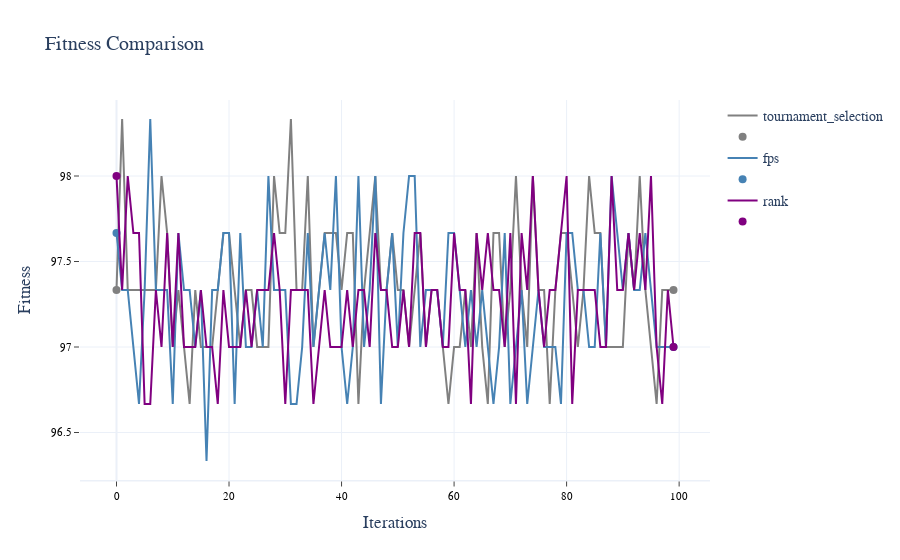
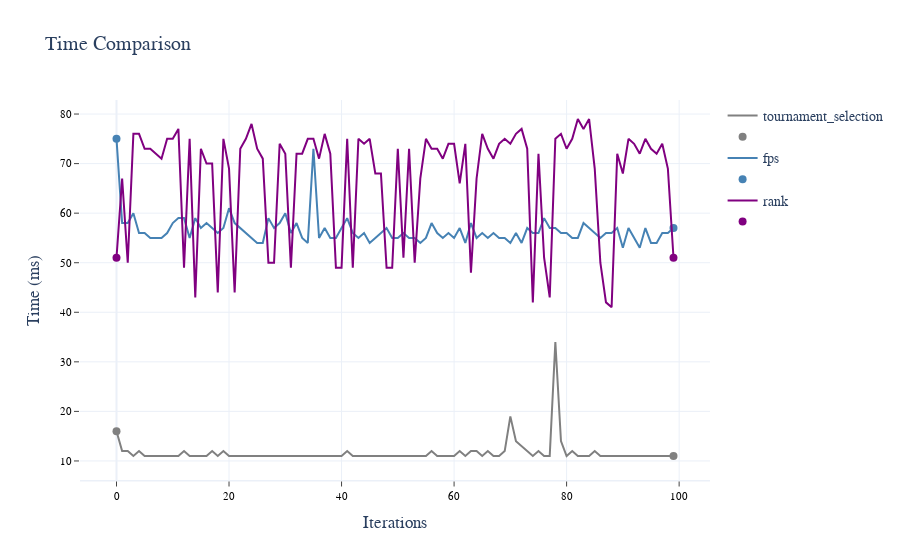

Notebook source saved alongside these figures, in order:
### Markdown cell above
### __1.3 Selection Operator__

### Code cell
# seed for reproducibility
np.random.seed(0)

# Define the range of values
select = ['tournament_selection', 'fps', 'rank']

# Setting previous best parameter as new default value
params.update(replace_param)

# Print current parameters to use in best_operators_search
print('\033[1mParameters for GA:\033[0m', end='\n\n')
print(params, end='\n\n')

param_list, df = best_operators_search('select', select, params)

# Displaying average results of the 100 iterations
print('\033[1mAverage results:', end='\n')
df['const'] = 'const'
df_avg = df.groupby('const').mean().reset_index(drop=True).round(3)
display(df_avg)

# Getting best parameter by fitness & time
best_param_fit = df_avg[[col for col in df_avg.columns if col.startswith('Fit_')]].idxmax(axis=1)[0].replace('Fit_', '')
best_param_time = df_avg[[col for col in df_avg.columns if col.startswith('Time_')]].idxmin(axis=1)[0].replace('Time_', '')
replace_param = {'select': best_param_fit}
print(f'\nBest Fitness: \033[1m{best_param_fit}\033[0m\n\nBest Time: \033[1m{best_param_time}\033[0m', end='\n\n')

# Plotting results
plot_values(data = df, colors = color_palette[:len(select)], layout=2, template='white', grid=True)

### Figure 1 — Plotly figure (JSON) as saved in the notebook; plotly's stock layout.template omitted (floating-point values rounded to 4 significant figures)
{"data": [{"line": {"color": "gray", "width": 2}, "name": "tournament_selection", "type": "scatter", "x": [0, 1, 2, 3, 4, 5, 6, 7, 8, 9, 10, 11, 12, 13, 14, 15, 16, 17, 18, 19, 20, 21, 22, 23, 24, 25, 26, 27, 28, 29, 30, 31, 32, 33, 34, 35, 36, 37, 38, 39, 40, 41, 42, 43, 44, 45, 46, 47, 48, 49, 50, 51, 52, 53, 54, 55, 56, 57, 58, 59, 60, 61, 62, 63, 64, 65, 66, 67, 68, 69, 70, 71, 72, 73, 74, 75, 76, 77, 78, 79, 80, 81, 82, 83, 84, 85, 86, 87, 88, 89, 90, 91, 92, 93, 94, 95, 96, 97, 98, 99], "y": [97.33, 98.33, 97.33, 97.33, 97.33, 97.33, 97.33, 97.33, 98, 97.67, 97, 97.33, 97, 96.67, 97.33, 97, 97, 97, 97.33, 97.67, 97.67, 97.33, 97, 97.33, 97.33, 97, 97, 97, 98, 97.67, 97.67, 98.33, 97.33, 97.33, 98, 97, 97.33, 97.67, 97.67, 97.67, 97.33, 97.67, 97.67, 96.67, 97.33, 97.67, 98, 97.33, 97.33, 97.67, 97.33, 97.33, 97, 97.33, 97.67, 97, 97.33, 97.33, 97, 96.67, 97, 97, 97.33, 97, 97.67, 97, 96.67, 97.67, 97.67, 97, 97.33, 98, 97.33, 97, 98, 97.33, 97.33, 96.67, 97.33, 97.67, 97.67, 97.33, 97, 97.33, 98, 97.67, 97.67, 97, 97, 97, 97, 97.67, 97.33, 98, 97.33, 97, 96.67, 97.33, 97.33, 97.33]}, {"marker": {"color": "gray", "size": 8}, "mode": "markers", "name": "", "type": "scatter", "x": [0, 99], "y": [97.33, 97.33]}, {"line": {"color": "steelblue", "width": 2}, "name": "fps", "type": "scatter", "x": [0, 1, 2, 3, 4, 5, 6, 7, 8, 9, 10, 11, 12, 13, 14, 15, 16, 17, 18, 19, 20, 21, 22, 23, 24, 25, 26, 27, 28, 29, 30, 31, 32, 33, 34, 35, 36, 37, 38, 39, 40, 41, 42, 43, 44, 45, 46, 47, 48, 49, 50, 51, 52, 53, 54, 55, 56, 57, 58, 59, 60, 61, 62, 63, 64, 65, 66, 67, 68, 69, 70, 71, 72, 73, 74, 75, 76, 77, 78, 79, 80, 81, 82, 83, 84, 85, 86, 87, 88, 89, 90, 91, 92, 93, 94, 95, 96, 97, 98, 99], "y": [97.67, 97.33, 97.33, 97, 96.67, 97.33, 98.33, 97.33, 97.33, 97.33, 96.67, 97.67, 97.33, 97.33, 97, 97.33, 96.33, 97.33, 97.33, 97.67, 97.67, 96.67, 97.67, 97, 97, 97.33, 97, 98, 97.33, 97.33, 97.33, 96.67, 96.67, 97, 97.67, 97, 97.33, 97.67, 97.33, 98, 97, 96.67, 97, 98, 97, 97.33, 98, 96.67, 97.33, 97.67, 97, 97.67, 98, 98, 97, 97.33, 97.33, 97.33, 97, 97.67, 97.67, 97.33, 97, 97.33, 97, 97.33, 97, 96.67, 97, 97.67, 96.67, 97, 97.33, 96.67, 97, 97.33, 97, 97, 97, 96.67, 97.67, 97.67, 97.33, 97.33, 97, 97, 97.67, 97, 98, 97.67, 97.33, 97.67, 97.33, 97.33, 97.67, 97.33, 97, 97, 97, 97]}, {"marker": {"color": "steelblue", "size": 8}, "mode": "markers", "name": "", "type": "scatter", "x": [0, 99], "y": [97.67, 97]}, {"line": {"color": "purple", "width": 2}, "name": "rank", "type": "scatter", "x": [0, 1, 2, 3, 4, 5, 6, 7, 8, 9, 10, 11, 12, 13, 14, 15, 16, 17, 18, 19, 20, 21, 22, 23, 24, 25, 26, 27, 28, 29, 30, 31, 32, 33, 34, 35, 36, 37, 38, 39, 40, 41, 42, 43, 44, 45, 46, 47, 48, 49, 50, 51, 52, 53, 54, 55, 56, 57, 58, 59, 60, 61, 62, 63, 64, 65, 66, 67, 68, 69, 70, 71, 72, 73, 74, 75, 76, 77, 78, 79, 80, 81, 82, 83, 84, 85, 86, 87, 88, 89, 90, 91, 92, 93, 94, 95, 96, 97, 98, 99], "y": [98, 97.33, 98, 97.67, 97.67, 96.67, 96.67, 97.33, 97, 97.67, 97, 97.67, 97, 97, 97, 97.33, 97, 97, 96.67, 97.33, 97, 97, 97, 97.33, 97, 97.33, 97.33, 97.33, 97.67, 97.33, 96.67, 97.33, 97.33, 97.33, 97.33, 96.67, 97, 97.33, 97, 97, 97, 97.33, 97, 97.33, 97.33, 97, 97.67, 97.33, 97.33, 97, 97, 97.33, 97, 97.67, 97.67, 97, 97.33, 97.33, 97, 97, 97.67, 97.33, 97.33, 96.67, 97.67, 97.33, 97.67, 97.33, 97.33, 97, 97.67, 96.67, 97.67, 97.33, 98, 97.33, 97, 97.33, 97.33, 97.67, 98, 96.67, 97.33, 97.33, 97.33, 97.33, 97, 97, 98, 97.33, 97.33, 97.67, 97.33, 97.67, 97.33, 98, 97, 96.67, 97.33, 97]}, {"marker": {"color": "purple", "size": 8}, "mode": "markers", "name": "", "type": "scatter", "x": [0, 99], "y": [98, 97]}], "layout": {"font": {"family": "Verdana", "size": 14}, "title": {"text": "Fitness Comparison"}, "xaxis": {"linewidth": 1.5, "showgrid": true, "showline": true, "showticklabels": true, "tickfont": {"color": "#000000", "family": "Verdana", "size": 11}, "ticks": "outside", "title": {"text": "Iterations"}}, "yaxis": {"showgrid": true, "showline": false, "showticklabels": true, "tickfont": {"color": "#000000", "family": "Verdana", "size": 11}, "ticks": "outside", "title": {"text": "Fitness"}, "zeroline": false}}}

### Figure 2 — Plotly figure (JSON) as saved in the notebook; plotly's stock layout.template omitted (floating-point values rounded to 4 significant figures)
{"data": [{"line": {"color": "gray", "width": 2}, "name": "tournament_selection", "type": "scatter", "x": [0, 1, 2, 3, 4, 5, 6, 7, 8, 9, 10, 11, 12, 13, 14, 15, 16, 17, 18, 19, 20, 21, 22, 23, 24, 25, 26, 27, 28, 29, 30, 31, 32, 33, 34, 35, 36, 37, 38, 39, 40, 41, 42, 43, 44, 45, 46, 47, 48, 49, 50, 51, 52, 53, 54, 55, 56, 57, 58, 59, 60, 61, 62, 63, 64, 65, 66, 67, 68, 69, 70, 71, 72, 73, 74, 75, 76, 77, 78, 79, 80, 81, 82, 83, 84, 85, 86, 87, 88, 89, 90, 91, 92, 93, 94, 95, 96, 97, 98, 99], "y": [16, 12, 12, 11, 12, 11, 11, 11, 11, 11, 11, 11, 12, 11, 11, 11, 11, 12, 11, 12, 11, 11, 11, 11, 11, 11, 11, 11, 11, 11, 11, 11, 11, 11, 11, 11, 11, 11, 11, 11, 11, 12, 11, 11, 11, 11, 11, 11, 11, 11, 11, 11, 11, 11, 11, 11, 12, 11, 11, 11, 11, 12, 11, 12, 12, 11, 12, 11, 11, 12, 19, 14, 13, 12, 11, 12, 11, 11, 34, 14, 11, 12, 11, 11, 11, 12, 11, 11, 11, 11, 11, 11, 11, 11, 11, 11, 11, 11, 11, 11]}, {"marker": {"color": "gray", "size": 8}, "mode": "markers", "name": "", "type": "scatter", "x": [0, 99], "y": [16, 11]}, {"line": {"color": "steelblue", "width": 2}, "name": "fps", "type": "scatter", "x": [0, 1, 2, 3, 4, 5, 6, 7, 8, 9, 10, 11, 12, 13, 14, 15, 16, 17, 18, 19, 20, 21, 22, 23, 24, 25, 26, 27, 28, 29, 30, 31, 32, 33, 34, 35, 36, 37, 38, 39, 40, 41, 42, 43, 44, 45, 46, 47, 48, 49, 50, 51, 52, 53, 54, 55, 56, 57, 58, 59, 60, 61, 62, 63, 64, 65, 66, 67, 68, 69, 70, 71, 72, 73, 74, 75, 76, 77, 78, 79, 80, 81, 82, 83, 84, 85, 86, 87, 88, 89, 90, 91, 92, 93, 94, 95, 96, 97, 98, 99], "y": [75, 58, 58, 60, 56, 56, 55, 55, 55, 56, 58, 59, 59, 55, 59, 57, 58, 57, 56, 57, 61, 58, 57, 56, 55, 54, 54, 59, 57, 58, 60, 56, 58, 55, 54, 73, 55, 57, 55, 55, 57, 59, 56, 55, 56, 54, 55, 56, 57, 55, 55, 56, 55, 55, 54, 55, 58, 56, 55, 56, 55, 57, 54, 58, 55, 56, 55, 56, 55, 55, 54, 56, 54, 57, 56, 56, 59, 57, 57, 56, 56, 55, 55, 58, 57, 56, 55, 56, 56, 57, 53, 57, 55, 53, 57, 54, 54, 56, 56, 57]}, {"marker": {"color": "steelblue", "size": 8}, "mode": "markers", "name": "", "type": "scatter", "x": [0, 99], "y": [75, 57]}, {"line": {"color": "purple", "width": 2}, "name": "rank", "type": "scatter", "x": [0, 1, 2, 3, 4, 5, 6, 7, 8, 9, 10, 11, 12, 13, 14, 15, 16, 17, 18, 19, 20, 21, 22, 23, 24, 25, 26, 27, 28, 29, 30, 31, 32, 33, 34, 35, 36, 37, 38, 39, 40, 41, 42, 43, 44, 45, 46, 47, 48, 49, 50, 51, 52, 53, 54, 55, 56, 57, 58, 59, 60, 61, 62, 63, 64, 65, 66, 67, 68, 69, 70, 71, 72, 73, 74, 75, 76, 77, 78, 79, 80, 81, 82, 83, 84, 85, 86, 87, 88, 89, 90, 91, 92, 93, 94, 95, 96, 97, 98, 99], "y": [51, 67, 50, 76, 76, 73, 73, 72, 71, 75, 75, 77, 49, 75, 43, 73, 70, 70, 44, 75, 69, 44, 73, 75, 78, 73, 71, 50, 50, 74, 72, 49, 72, 72, 75, 75, 71, 76, 72, 49, 49, 75, 49, 75, 74, 75, 68, 68, 49, 49, 73, 51, 73, 50, 67, 75, 73, 73, 71, 74, 74, 66, 74, 48, 67, 76, 73, 71, 74, 75, 74, 76, 77, 73, 42, 72, 51, 43, 75, 76, 73, 75, 79, 77, 79, 69, 50, 42, 41, 72, 68, 75, 74, 72, 75, 73, 72, 74, 69, 51]}, {"marker": {"color": "purple", "size": 8}, "mode": "markers", "name": "", "type": "scatter", "x": [0, 99], "y": [51, 51]}], "layout": {"font": {"family": "Verdana", "size": 14}, "title": {"text": "Time Comparison"}, "xaxis": {"linewidth": 1.5, "showgrid": true, "showline": true, "showticklabels": true, "tickfont": {"color": "#000000", "family": "Verdana", "size": 11}, "ticks": "outside", "title": {"text": "Iterations"}}, "yaxis": {"showgrid": true, "showline": false, "showticklabels": true, "tickfont": {"color": "#000000", "family": "Verdana", "size": 11}, "ticks": "outside", "title": {"text": "Time (ms)"}, "zeroline": false}}}
